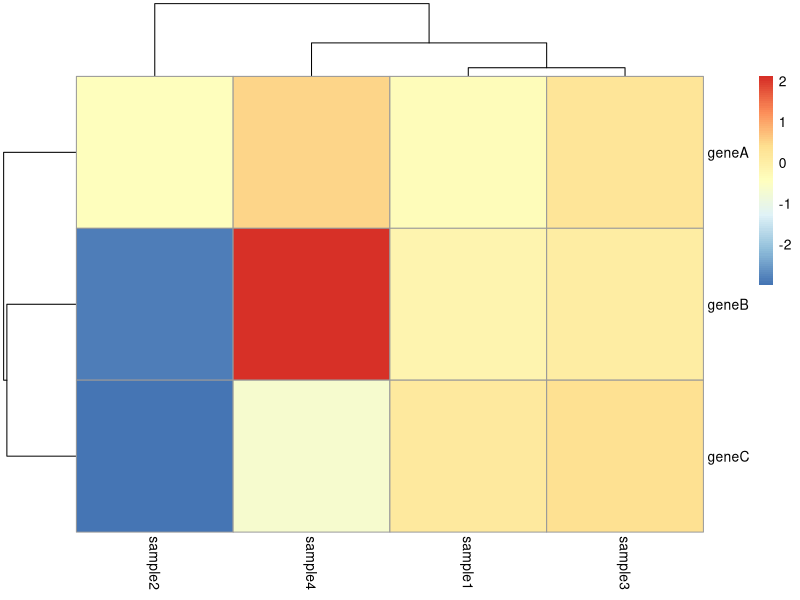
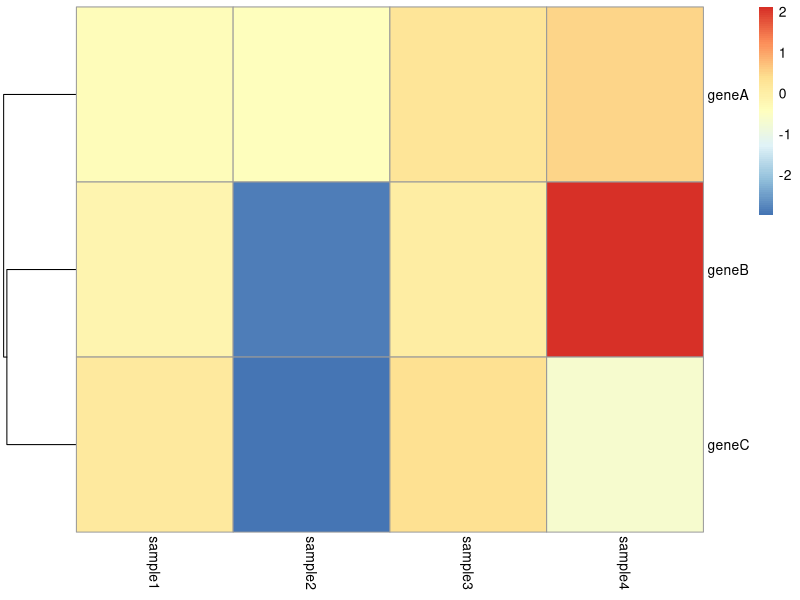
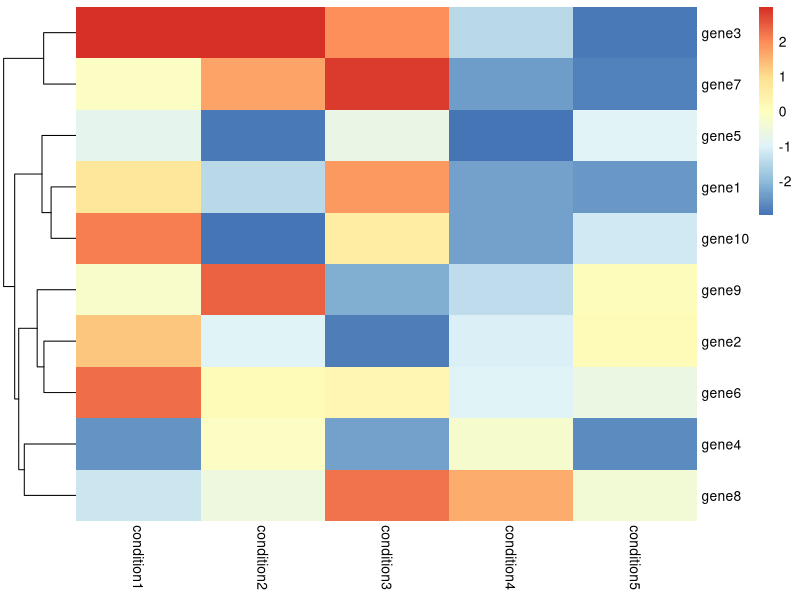

These figures' R source, in order:
# Heatmap exercise from intermediate trajectory
# Fri Feb 14 15:04:41 2025 ------------------------------


### make a data frame with gene expression values. The gene IDs should be in row names.
df <- data.frame(row.names = c("geneA", "geneB", "geneC"),
                 sample1 = runif(3, min = -3, max = 3),
                 sample2 = runif(3, min = -3, max = 3),
                 sample3 = runif(3, min = -3, max = 3),
                 sample4 = runif(3, min = -3, max = 3))

### make a simple heatmap
# load library
library(pheatmap) 

# make the heatmap
pheatmap(df)

# re-draw the heatmap without clustering genes
pheatmap(df,
         cluster_cols = FALSE)

ten_genes <- data.frame(row.names = c("gene1","gene2","gene3","gene4","gene5",
                                      "gene6","gene7","gene8","gene9","gene10"),
                        condition1 = runif(10, min = -3, max = 3),
                        condition2 = runif(10, min = -3, max = 3),
                        condition3 = runif(10, min = -3, max = 3),
                        condition4 = runif(10, min = -3, max = 3),
                        condition5 = runif(10, min = -3, max = 3))
png("output/heatmap_exercise.png")
pheatmap(ten_genes, border_color = NA, cluster_cols = FALSE)
dev.off()
